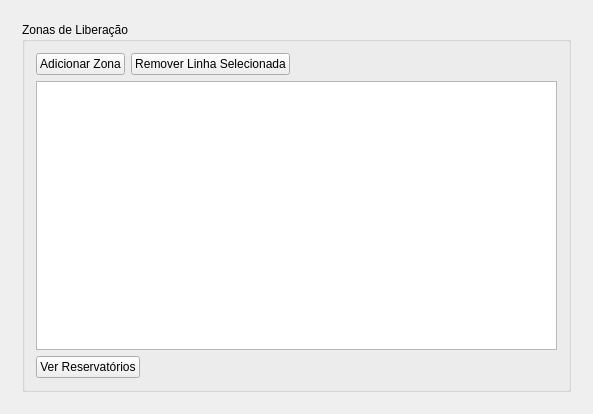
<?xml version="1.0" encoding="UTF-8"?>
<ui version="4.0">
 <class>MainWindow</class>
 <widget class="QMainWindow" name="MainWindow">
  <property name="geometry">
   <rect>
    <x>0</x>
    <y>0</y>
    <width>593</width>
    <height>414</height>
   </rect>
  </property>
  <property name="windowTitle">
   <string>MainWindow</string>
  </property>
  <widget class="QWidget" name="centralWidget">
   <layout class="QHBoxLayout" name="horizontalLayout_2">
    <item>
     <widget class="QStackedWidget" name="stackedWidget">
      <property name="currentIndex">
       <number>1</number>
      </property>
      <widget class="QWidget" name="pageReservoirs">
       <layout class="QHBoxLayout" name="horizontalLayout_3">
        <item>
         <layout class="QVBoxLayout" name="verticalLayout">
          <item>
           <widget class="QLabel" name="label">
            <property name="text">
             <string>Reservatórios</string>
            </property>
           </widget>
          </item>
          <item>
           <layout class="QHBoxLayout" name="horizontalLayout">
            <item>
             <widget class="QPushButton" name="addReservoirButton">
              <property name="text">
               <string>Adicionar</string>
              </property>
             </widget>
            </item>
            <item>
             <widget class="QPushButton" name="editReservoirButton">
              <property name="text">
               <string>Editar Selecionado</string>
              </property>
             </widget>
            </item>
            <item>
             <spacer name="horizontalSpacer_2">
              <property name="orientation">
               <enum>Qt::Horizontal</enum>
              </property>
              <property name="sizeHint" stdset="0">
               <size>
                <width>40</width>
                <height>20</height>
               </size>
              </property>
             </spacer>
            </item>
           </layout>
          </item>
          <item>
           <widget class="QTableWidget" name="reservoirTable">
            <property name="editTriggers">
             <set>QAbstractItemView::NoEditTriggers</set>
            </property>
            <property name="rowCount">
             <number>0</number>
            </property>
            <property name="columnCount">
             <number>0</number>
            </property>
            <attribute name="horizontalHeaderStretchLastSection">
             <bool>true</bool>
            </attribute>
           </widget>
          </item>
         </layout>
        </item>
       </layout>
      </widget>
      <widget class="QWidget" name="pageZones">
       <layout class="QHBoxLayout" name="horizontalLayout_4">
        <item>
         <widget class="QGroupBox" name="groupBox">
          <property name="title">
           <string>Zonas de Liberação</string>
          </property>
          <layout class="QVBoxLayout" name="verticalLayout_3">
           <item>
            <layout class="QVBoxLayout" name="verticalLayout_2">
             <item>
              <layout class="QHBoxLayout" name="horizontalLayout_5">
               <item>
                <widget class="QPushButton" name="addLineButton">
                 <property name="text">
                  <string>Adicionar Zona</string>
                 </property>
                </widget>
               </item>
               <item>
                <widget class="QPushButton" name="removeZoneButton">
                 <property name="text">
                  <string>Remover Linha Selecionada</string>
                 </property>
                </widget>
               </item>
               <item>
                <spacer name="horizontalSpacer_3">
                 <property name="orientation">
                  <enum>Qt::Horizontal</enum>
                 </property>
                 <property name="sizeHint" stdset="0">
                  <size>
                   <width>40</width>
                   <height>20</height>
                  </size>
                 </property>
                </spacer>
               </item>
              </layout>
             </item>
             <item>
              <widget class="QTableWidget" name="zonesTable">
               <property name="editTriggers">
                <set>QAbstractItemView::NoEditTriggers</set>
               </property>
              </widget>
             </item>
            </layout>
           </item>
           <item>
            <layout class="QHBoxLayout" name="horizontalLayout_6">
             <item>
              <widget class="QPushButton" name="seeReservoirsButton">
               <property name="text">
                <string>Ver Reservatórios</string>
               </property>
              </widget>
             </item>
             <item>
              <spacer name="horizontalSpacer">
               <property name="orientation">
                <enum>Qt::Horizontal</enum>
               </property>
               <property name="sizeHint" stdset="0">
                <size>
                 <width>40</width>
                 <height>20</height>
                </size>
               </property>
              </spacer>
             </item>
            </layout>
           </item>
          </layout>
         </widget>
        </item>
       </layout>
      </widget>
     </widget>
    </item>
   </layout>
  </widget>
 </widget>
 <layoutdefault spacing="6" margin="11"/>
 <resources/>
 <connections/>
</ui>
